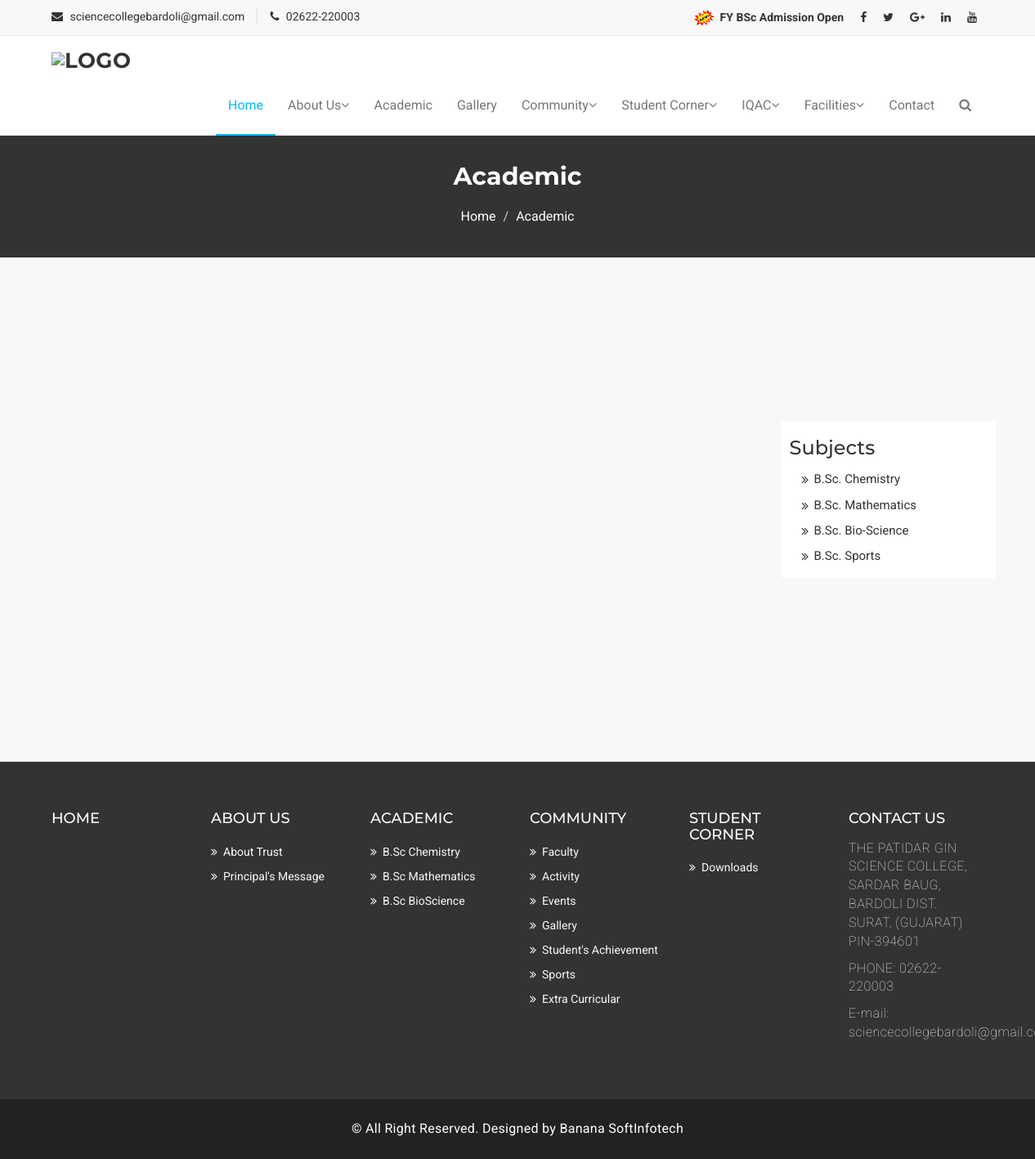
Before: /sports.php with the older database file.
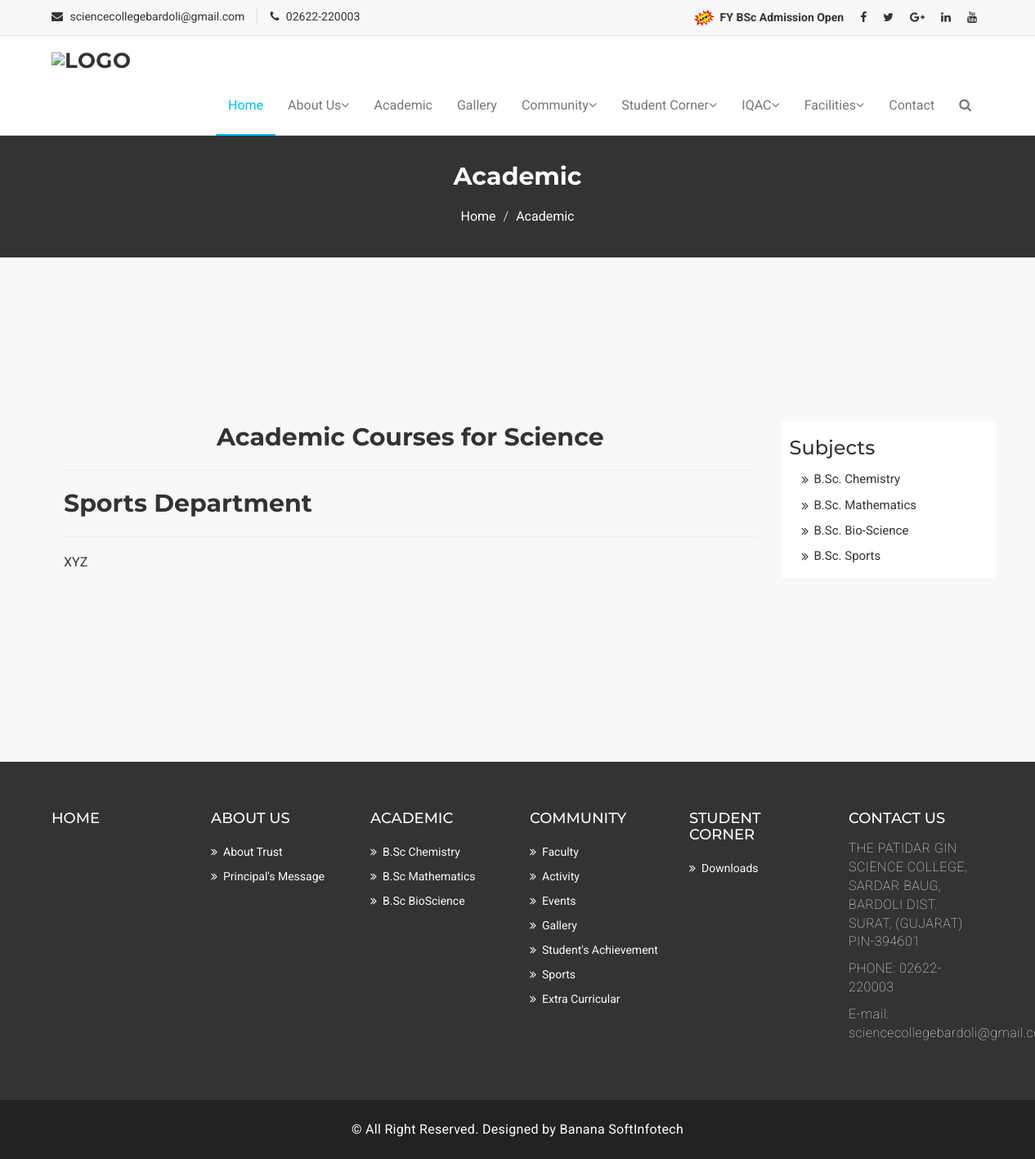
After: the same page with the newer database file.
### tables this page shows
CREATE TABLE `content_mst` (
  `co_id` int(11) NOT NULL,
  `co_content` longtext NOT NULL,
  `co_type` varchar(50) NOT NULL,
  `co_status` varchar(2) NOT NULL DEFAULT '1',
  `co_active` varchar(2) NOT NULL DEFAULT '1'
);

### sports.php (the view, shortened to what this page needs)
<!DOCTYPE html>
<html lang="en">
<head>
    <?php
    include "conn.php";
    require_once "./includes/header.php";
    ?>
    <section id="mu-page-breadcrumb">
        <div class="container">
            <div class="row">
                <div class="col-md-12">
                    <div class="mu-page-breadcrumb-area">
                        <h2>Academic</h2>
                        <ol class="breadcrumb">
                            <li><a href="index.php">Home</a></li>
                            <li class="active"><a href="academic.php">Academic</a></li>
                        </ol>
                    </div>
                </div>
            </div>
        </div>
    </section>
    <section id="mu-course-content">
        <div class="container">
            <section id="mu-course-content">
                <div class="container">
                    <div class="row">
                        <div class="col-md-12">
                            <div class="mu-course-content-area">
                                <div class="row">
                                    <div class="col-md-9">
                                        <?php
                    $q = "select * from content_mst where co_type='sports'";
                    $res = mysqli_query($con, $q);
                    $row = mysqli_fetch_assoc($res);
                    echo $row['co_content']
                    ?>
                                    </div>
                                    <div class="col-md-3">
                                        <aside class="mu-sidebar">
                                            <div class="mu-single-sidebar">
                                                <div id="sidebar-content-container">
                                                    <h3>Subjects</h3>
                                                    <ul class="mu-sidebar-catg">
                                                        <li><a href="chemistry.php" id="chemistry-tab">B.Sc. Chemistry</a></li>
                                                        <li><a href="mathematics.php" id="mathematics-tab">B.Sc. Mathematics</a></li>
                                                        <li><a href="bio-science.php" id="bio-science-tab">B.Sc. Bio-Science</a></li>
                                                        <li><a href="sports.php" id="sports-tab">B.Sc. Sports</a></li>
                                                    </ul>
                                                </div>
                                            </div>
                                        </aside>
                                    </div>
                                </div>
                            </div>
                        </div>
                    </div>
                </div>
            </section>
        </div>
    </section>
    <?php
    require_once "./includes/footer.php";
    ?>
    </body>
</html>

Changed rows visible on the page:
added content_mst: co_content "Academic Courses for Science Sports Department XYZ"
